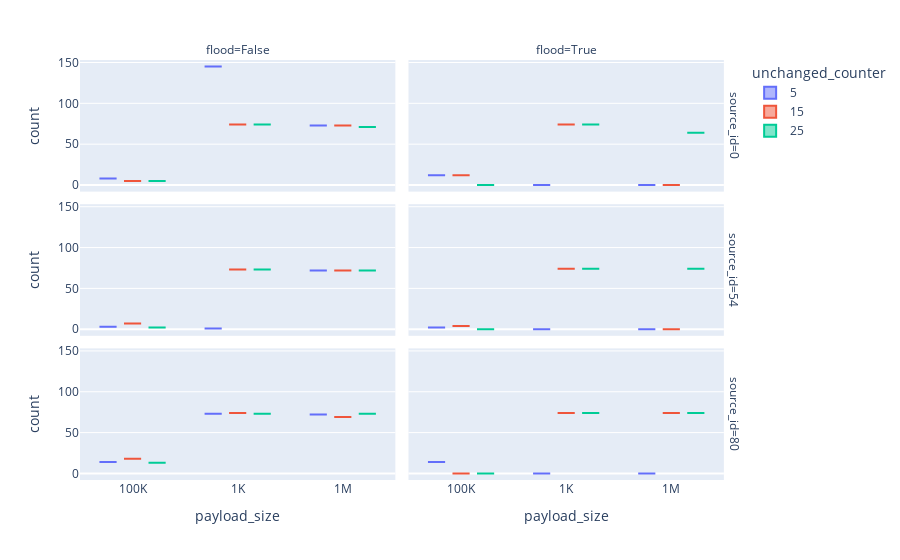

This figure's notebook cell:
### Code cell
fig = px.box(
    reception_df,
    x="payload_size",
    y="count", 
    color="unchanged_counter",
    facet_col="flood",
    facet_row="source_id"
)
fig

### Figure 1 — Plotly figure (JSON) as saved in the notebook; plotly's stock layout.template omitted (floating-point values rounded to 4 significant figures)
{"data": [{"alignmentgroup": "True", "hovertemplate": "unchanged_counter=5<br>source_id=0<br>flood=False<br>payload_size=%{x}<br>count=%{y}<extra></extra>", "legendgroup": "5", "marker": {"color": "#636efa"}, "name": "5", "notched": false, "offsetgroup": "5", "orientation": "v", "showlegend": true, "type": "box", "x": ["100K", "1K", "1M"], "x0": " ", "xaxis": "x5", "y": [8, 145, 73], "y0": " ", "yaxis": "y5"}, {"alignmentgroup": "True", "hovertemplate": "unchanged_counter=5<br>source_id=0<br>flood=True<br>payload_size=%{x}<br>count=%{y}<extra></extra>", "legendgroup": "5", "marker": {"color": "#636efa"}, "name": "5", "notched": false, "offsetgroup": "5", "orientation": "v", "showlegend": false, "type": "box", "x": ["100K", "1K", "1M"], "x0": " ", "xaxis": "x6", "y": [12, 0, 0], "y0": " ", "yaxis": "y6"}, {"alignmentgroup": "True", "hovertemplate": "unchanged_counter=5<br>source_id=54<br>flood=False<br>payload_size=%{x}<br>count=%{y}<extra></extra>", "legendgroup": "5", "marker": {"color": "#636efa"}, "name": "5", "notched": false, "offsetgroup": "5", "orientation": "v", "showlegend": false, "type": "box", "x": ["100K", "1K", "1M"], "x0": " ", "xaxis": "x3", "y": [3, 1, 72], "y0": " ", "yaxis": "y3"}, {"alignmentgroup": "True", "hovertemplate": "unchanged_counter=5<br>source_id=54<br>flood=True<br>payload_size=%{x}<br>count=%{y}<extra></extra>", "legendgroup": "5", "marker": {"color": "#636efa"}, "name": "5", "notched": false, "offsetgroup": "5", "orientation": "v", "showlegend": false, "type": "box", "x": ["100K", "1K", "1M"], "x0": " ", "xaxis": "x4", "y": [2, 0, 0], "y0": " ", "yaxis": "y4"}, {"alignmentgroup": "True", "hovertemplate": "unchanged_counter=5<br>source_id=80<br>flood=False<br>payload_size=%{x}<br>count=%{y}<extra></extra>", "legendgroup": "5", "marker": {"color": "#636efa"}, "name": "5", "notched": false, "offsetgroup": "5", "orientation": "v", "showlegend": false, "type": "box", "x": ["100K", "1K", "1M"], "x0": " ", "xaxis": "x", "y": [14, 73, 72], "y0": " ", "yaxis": "y"}, {"alignmentgroup": "True", "hovertemplate": "unchanged_counter=5<br>source_id=80<br>flood=True<br>payload_size=%{x}<br>count=%{y}<extra></extra>", "legendgroup": "5", "marker": {"color": "#636efa"}, "name": "5", "notched": false, "offsetgroup": "5", "orientation": "v", "showlegend": false, "type": "box", "x": ["100K", "1K", "1M"], "x0": " ", "xaxis": "x2", "y": [14, 0, 0], "y0": " ", "yaxis": "y2"}, {"alignmentgroup": "True", "hovertemplate": "unchanged_counter=15<br>source_id=0<br>flood=False<br>payload_size=%{x}<br>count=%{y}<extra></extra>", "legendgroup": "15", "marker": {"color": "#EF553B"}, "name": "15", "notched": false, "offsetgroup": "15", "orientation": "v", "showlegend": true, "type": "box", "x": ["100K", "1K", "1M"], "x0": " ", "xaxis": "x5", "y": [5, 74, 73], "y0": " ", "yaxis": "y5"}, {"alignmentgroup": "True", "hovertemplate": "unchanged_counter=15<br>source_id=0<br>flood=True<br>payload_size=%{x}<br>count=%{y}<extra></extra>", "legendgroup": "15", "marker": {"color": "#EF553B"}, "name": "15", "notched": false, "offsetgroup": "15", "orientation": "v", "showlegend": false, "type": "box", "x": ["100K", "1K", "1M"], "x0": " ", "xaxis": "x6", "y": [12, 74, 0], "y0": " ", "yaxis": "y6"}, {"alignmentgroup": "True", "hovertemplate": "unchanged_counter=15<br>source_id=54<br>flood=False<br>payload_size=%{x}<br>count=%{y}<extra></extra>", "legendgroup": "15", "marker": {"color": "#EF553B"}, "name": "15", "notched": false, "offsetgroup": "15", "orientation": "v", "showlegend": false, "type": "box", "x": ["100K", "1K", "1M"], "x0": " ", "xaxis": "x3", "y": [7, 73, 72], "y0": " ", "yaxis": "y3"}, {"alignmentgroup": "True", "hovertemplate": "unchanged_counter=15<br>source_id=54<br>flood=True<br>payload_size=%{x}<br>count=%{y}<extra></extra>", "legendgroup": "15", "marker": {"color": "#EF553B"}, "name": "15", "notched": false, "offsetgroup": "15", "orientation": "v", "showlegend": false, "type": "box", "x": ["100K", "1K", "1M"], "x0": " ", "xaxis": "x4", "y": [4, 74, 0], "y0": " ", "yaxis": "y4"}, {"alignmentgroup": "True", "hovertemplate": "unchanged_counter=15<br>source_id=80<br>flood=False<br>payload_size=%{x}<br>count=%{y}<extra></extra>", "legendgroup": "15", "marker": {"color": "#EF553B"}, "name": "15", "notched": false, "offsetgroup": "15", "orientation": "v", "showlegend": false, "type": "box", "x": ["100K", "1K", "1M"], "x0": " ", "xaxis": "x", "y": [18, 74, 69], "y0": " ", "yaxis": "y"}, {"alignmentgroup": "True", "hovertemplate": "unchanged_counter=15<br>source_id=80<br>flood=True<br>payload_size=%{x}<br>count=%{y}<extra></extra>", "legendgroup": "15", "marker": {"color": "#EF553B"}, "name": "15", "notched": false, "offsetgroup": "15", "orientation": "v", "showlegend": false, "type": "box", "x": ["100K", "1K", "1M"], "x0": " ", "xaxis": "x2", "y": [0, 74, 74], "y0": " ", "yaxis": "y2"}, {"alignmentgroup": "True", "hovertemplate": "unchanged_counter=25<br>source_id=0<br>flood=False<br>payload_size=%{x}<br>count=%{y}<extra></extra>", "legendgroup": "25", "marker": {"color": "#00cc96"}, "name": "25", "notched": false, "offsetgroup": "25", "orientation": "v", "showlegend": true, "type": "box", "x": ["100K", "1K", "1M"], "x0": " ", "xaxis": "x5", "y": [5, 74, 71], "y0": " ", "yaxis": "y5"}, {"alignmentgroup": "True", "hovertemplate": "unchanged_counter=25<br>source_id=0<br>flood=True<br>payload_size=%{x}<br>count=%{y}<extra></extra>", "legendgroup": "25", "marker": {"color": "#00cc96"}, "name": "25", "notched": false, "offsetgroup": "25", "orientation": "v", "showlegend": false, "type": "box", "x": ["100K", "1K", "1M"], "x0": " ", "xaxis": "x6", "y": [0, 74, 64], "y0": " ", "yaxis": "y6"}, {"alignmentgroup": "True", "hovertemplate": "unchanged_counter=25<br>source_id=54<br>flood=False<br>payload_size=%{x}<br>count=%{y}<extra></extra>", "legendgroup": "25", "marker": {"color": "#00cc96"}, "name": "25", "notched": false, "offsetgroup": "25", "orientation": "v", "showlegend": false, "type": "box", "x": ["100K", "1K", "1M"], "x0": " ", "xaxis": "x3", "y": [2, 73, 72], "y0": " ", "yaxis": "y3"}, {"alignmentgroup": "True", "hovertemplate": "unchanged_counter=25<br>source_id=54<br>flood=True<br>payload_size=%{x}<br>count=%{y}<extra></extra>", "legendgroup": "25", "marker": {"color": "#00cc96"}, "name": "25", "notched": false, "offsetgroup": "25", "orientation": "v", "showlegend": false, "type": "box", "x": ["100K", "1K", "1M"], "x0": " ", "xaxis": "x4", "y": [0, 74, 74], "y0": " ", "yaxis": "y4"}, {"alignmentgroup": "True", "hovertemplate": "unchanged_counter=25<br>source_id=80<br>flood=False<br>payload_size=%{x}<br>count=%{y}<extra></extra>", "legendgroup": "25", "marker": {"color": "#00cc96"}, "name": "25", "notched": false, "offsetgroup": "25", "orientation": "v", "showlegend": false, "type": "box", "x": ["100K", "1K", "1M"], "x0": " ", "xaxis": "x", "y": [13, 73, 73], "y0": " ", "yaxis": "y"}, {"alignmentgroup": "True", "hovertemplate": "unchanged_counter=25<br>source_id=80<br>flood=True<br>payload_size=%{x}<br>count=%{y}<extra></extra>", "legendgroup": "25", "marker": {"color": "#00cc96"}, "name": "25", "notched": false, "offsetgroup": "25", "orientation": "v", "showlegend": false, "type": "box", "x": ["100K", "1K", "1M"], "x0": " ", "xaxis": "x2", "y": [0, 74, 74], "y0": " ", "yaxis": "y2"}], "layout": {"annotations": [{"font": {}, "showarrow": false, "text": "flood=False", "x": 0.24, "xanchor": "center", "xref": "paper", "y": 1.0, "yanchor": "bottom", "yref": "paper"}, {"font": {}, "showarrow": false, "text": "flood=True", "x": 0.74, "xanchor": "center", "xref": "paper", "y": 1.0, "yanchor": "bottom", "yref": "paper"}, {"font": {}, "showarrow": false, "text": "source_id=80", "textangle": 90, "x": 0.98, "xanchor": "left", "xref": "paper", "y": 0.1567, "yanchor": "middle", "yref": "paper"}, {"font": {}, "showarrow": false, "text": "source_id=54", "textangle": 90, "x": 0.98, "xanchor": "left", "xref": "paper", "y": 0.5, "yanchor": "middle", "yref": "paper"}, {"font": {}, "showarrow": false, "text": "source_id=0", "textangle": 90, "x": 0.98, "xanchor": "left", "xref": "paper", "y": 0.8433, "yanchor": "middle", "yref": "paper"}], "boxmode": "group", "legend": {"title": {"text": "unchanged_counter"}, "tracegroupgap": 0}, "margin": {"t": 60}, "xaxis": {"anchor": "y", "domain": [0, 0.48], "title": {"text": "payload_size"}}, "xaxis2": {"anchor": "y2", "domain": [0.5, 0.98], "matches": "x", "title": {"text": "payload_size"}}, "xaxis3": {"anchor": "y3", "domain": [0, 0.48], "matches": "x", "showticklabels": false}, "xaxis4": {"anchor": "y4", "domain": [0.5, 0.98], "matches": "x", "showticklabels": false}, "xaxis5": {"anchor": "y5", "domain": [0, 0.48], "matches": "x", "showticklabels": false}, "xaxis6": {"anchor": "y6", "domain": [0.5, 0.98], "matches": "x", "showticklabels": false}, "yaxis": {"anchor": "x", "domain": [0, 0.3133], "title": {"text": "count"}}, "yaxis2": {"anchor": "x2", "domain": [0, 0.3133], "matches": "y", "showticklabels": false}, "yaxis3": {"anchor": "x3", "domain": [0.3433, 0.6567], "matches": "y", "title": {"text": "count"}}, "yaxis4": {"anchor": "x4", "domain": [0.3433, 0.6567], "matches": "y", "showticklabels": false}, "yaxis5": {"anchor": "x5", "domain": [0.6867, 1.0], "matches": "y", "title": {"text": "count"}}, "yaxis6": {"anchor": "x6", "domain": [0.6867, 1.0], "matches": "y", "showticklabels": false}}}
